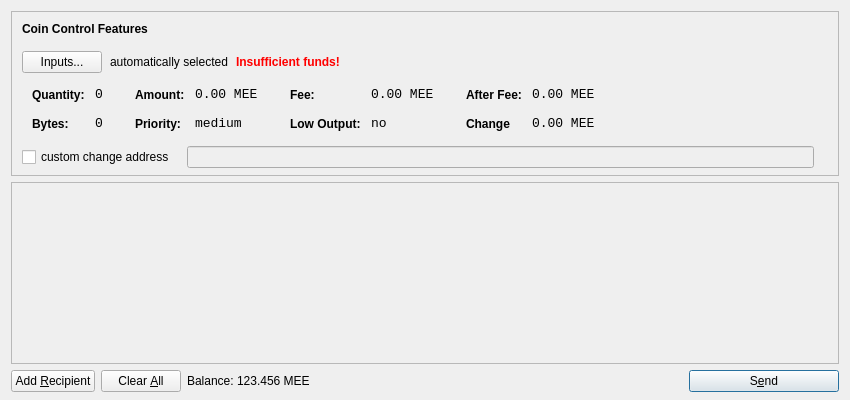
<?xml version="1.0" encoding="UTF-8"?>
<ui version="4.0">
 <class>SendCoinsDialog</class>
 <widget class="QDialog" name="SendCoinsDialog">
  <property name="geometry">
   <rect>
    <x>0</x>
    <y>0</y>
    <width>850</width>
    <height>400</height>
   </rect>
  </property>
  <property name="windowTitle">
   <string>Send Coins</string>
  </property>
  <layout class="QVBoxLayout" name="verticalLayout" stretch="0,1,0">
   <property name="bottomMargin">
    <number>8</number>
   </property>
   <item>
    <widget class="QFrame" name="frameCoinControl">
     <property name="sizePolicy">
      <sizepolicy hsizetype="Expanding" vsizetype="Expanding">
       <horstretch>0</horstretch>
       <verstretch>0</verstretch>
      </sizepolicy>
     </property>
     <property name="maximumSize">
      <size>
       <width>16777215</width>
       <height>16777215</height>
      </size>
     </property>
     <property name="frameShape">
      <enum>QFrame::StyledPanel</enum>
     </property>
     <property name="frameShadow">
      <enum>QFrame::Sunken</enum>
     </property>
     <layout class="QVBoxLayout" name="verticalLayoutCoinControl2">
      <property name="spacing">
       <number>-1</number>
      </property>
      <property name="leftMargin">
       <number>0</number>
      </property>
      <property name="topMargin">
       <number>0</number>
      </property>
      <property name="rightMargin">
       <number>0</number>
      </property>
      <property name="bottomMargin">
       <number>6</number>
      </property>
      <item>
       <layout class="QVBoxLayout" name="verticalLayoutCoinControl" stretch="0,0,0,0,1">
        <property name="spacing">
         <number>0</number>
        </property>
        <property name="leftMargin">
         <number>10</number>
        </property>
        <property name="topMargin">
         <number>10</number>
        </property>
        <item>
         <layout class="QHBoxLayout" name="horizontalLayoutCoinControl1">
          <property name="bottomMargin">
           <number>15</number>
          </property>
          <item>
           <widget class="QLabel" name="labelCoinControlFeatures">
            <property name="sizePolicy">
             <sizepolicy hsizetype="Preferred" vsizetype="Maximum">
              <horstretch>0</horstretch>
              <verstretch>0</verstretch>
             </sizepolicy>
            </property>
            <property name="font">
             <font>
              <weight>75</weight>
              <bold>true</bold>
             </font>
            </property>
            <property name="styleSheet">
             <string notr="true">font-weight:bold;</string>
            </property>
            <property name="text">
             <string>Coin Control Features</string>
            </property>
           </widget>
          </item>
         </layout>
        </item>
        <item>
         <layout class="QHBoxLayout" name="horizontalLayoutCoinControl2" stretch="0,0,0,0">
          <property name="spacing">
           <number>8</number>
          </property>
          <property name="bottomMargin">
           <number>10</number>
          </property>
          <item>
           <widget class="QPushButton" name="pushButtonCoinControl">
            <property name="styleSheet">
             <string notr="true"/>
            </property>
            <property name="text">
             <string>Inputs...</string>
            </property>
           </widget>
          </item>
          <item>
           <widget class="QLabel" name="labelCoinControlAutomaticallySelected">
            <property name="text">
             <string>automatically selected</string>
            </property>
            <property name="margin">
             <number>5</number>
            </property>
           </widget>
          </item>
          <item>
           <widget class="QLabel" name="labelCoinControlInsuffFunds">
            <property name="font">
             <font>
              <weight>75</weight>
              <bold>true</bold>
             </font>
            </property>
            <property name="styleSheet">
             <string notr="true">color:red;font-weight:bold;</string>
            </property>
            <property name="text">
             <string>Insufficient funds!</string>
            </property>
            <property name="margin">
             <number>5</number>
            </property>
           </widget>
          </item>
          <item>
           <spacer name="horizontalSpacerCoinControl">
            <property name="orientation">
             <enum>Qt::Horizontal</enum>
            </property>
            <property name="sizeHint" stdset="0">
             <size>
              <width>40</width>
              <height>1</height>
             </size>
            </property>
           </spacer>
          </item>
         </layout>
        </item>
        <item>
         <widget class="QWidget" name="widgetCoinControl" native="true">
          <property name="sizePolicy">
           <sizepolicy hsizetype="Preferred" vsizetype="Preferred">
            <horstretch>0</horstretch>
            <verstretch>0</verstretch>
           </sizepolicy>
          </property>
          <property name="minimumSize">
           <size>
            <width>0</width>
            <height>0</height>
           </size>
          </property>
          <property name="styleSheet">
           <string notr="true"/>
          </property>
          <layout class="QHBoxLayout" name="horizontalLayoutCoinControl5">
           <property name="margin">
            <number>0</number>
           </property>
           <item>
            <layout class="QHBoxLayout" name="horizontalLayoutCoinControl3" stretch="0,0,0,1">
             <property name="spacing">
              <number>20</number>
             </property>
             <property name="topMargin">
              <number>0</number>
             </property>
             <property name="bottomMargin">
              <number>10</number>
             </property>
             <item>
              <layout class="QFormLayout" name="formLayoutCoinControl1">
               <property name="horizontalSpacing">
                <number>10</number>
               </property>
               <property name="verticalSpacing">
                <number>14</number>
               </property>
               <property name="leftMargin">
                <number>10</number>
               </property>
               <property name="topMargin">
                <number>4</number>
               </property>
               <property name="rightMargin">
                <number>6</number>
               </property>
               <item row="0" column="0">
                <widget class="QLabel" name="labelCoinControlQuantityText">
                 <property name="styleSheet">
                  <string notr="true">font-weight:bold;</string>
                 </property>
                 <property name="text">
                  <string>Quantity:</string>
                 </property>
                 <property name="margin">
                  <number>0</number>
                 </property>
                </widget>
               </item>
               <item row="0" column="1">
                <widget class="QLabel" name="labelCoinControlQuantity">
                 <property name="font">
                  <font>
                   <family>Monospace</family>
                   <pointsize>10</pointsize>
                  </font>
                 </property>
                 <property name="cursor">
                  <cursorShape>IBeamCursor</cursorShape>
                 </property>
                 <property name="contextMenuPolicy">
                  <enum>Qt::ActionsContextMenu</enum>
                 </property>
                 <property name="text">
                  <string>0</string>
                 </property>
                 <property name="margin">
                  <number>0</number>
                 </property>
                 <property name="textInteractionFlags">
                  <set>Qt::LinksAccessibleByMouse|Qt::TextSelectableByKeyboard|Qt::TextSelectableByMouse</set>
                 </property>
                </widget>
               </item>
               <item row="1" column="0">
                <widget class="QLabel" name="labelCoinControlBytesText">
                 <property name="styleSheet">
                  <string notr="true">font-weight:bold;</string>
                 </property>
                 <property name="text">
                  <string>Bytes:</string>
                 </property>
                </widget>
               </item>
               <item row="1" column="1">
                <widget class="QLabel" name="labelCoinControlBytes">
                 <property name="font">
                  <font>
                   <family>Monospace</family>
                   <pointsize>10</pointsize>
                  </font>
                 </property>
                 <property name="cursor">
                  <cursorShape>IBeamCursor</cursorShape>
                 </property>
                 <property name="contextMenuPolicy">
                  <enum>Qt::ActionsContextMenu</enum>
                 </property>
                 <property name="text">
                  <string>0</string>
                 </property>
                 <property name="textInteractionFlags">
                  <set>Qt::LinksAccessibleByMouse|Qt::TextSelectableByKeyboard|Qt::TextSelectableByMouse</set>
                 </property>
                </widget>
               </item>
              </layout>
             </item>
             <item>
              <layout class="QFormLayout" name="formLayoutCoinControl2">
               <property name="horizontalSpacing">
                <number>10</number>
               </property>
               <property name="verticalSpacing">
                <number>14</number>
               </property>
               <property name="leftMargin">
                <number>6</number>
               </property>
               <property name="topMargin">
                <number>4</number>
               </property>
               <property name="rightMargin">
                <number>6</number>
               </property>
               <item row="0" column="0">
                <widget class="QLabel" name="labelCoinControlAmountText">
                 <property name="styleSheet">
                  <string notr="true">font-weight:bold;</string>
                 </property>
                 <property name="text">
                  <string>Amount:</string>
                 </property>
                 <property name="margin">
                  <number>0</number>
                 </property>
                </widget>
               </item>
               <item row="0" column="1">
                <widget class="QLabel" name="labelCoinControlAmount">
                 <property name="font">
                  <font>
                   <family>Monospace</family>
                   <pointsize>10</pointsize>
                  </font>
                 </property>
                 <property name="cursor">
                  <cursorShape>IBeamCursor</cursorShape>
                 </property>
                 <property name="contextMenuPolicy">
                  <enum>Qt::ActionsContextMenu</enum>
                 </property>
                 <property name="text">
                  <string notr="true">0.00 MEE</string>
                 </property>
                 <property name="textInteractionFlags">
                  <set>Qt::LinksAccessibleByMouse|Qt::TextSelectableByKeyboard|Qt::TextSelectableByMouse</set>
                 </property>
                </widget>
               </item>
               <item row="1" column="0">
                <widget class="QLabel" name="labelCoinControlPriorityText">
                 <property name="styleSheet">
                  <string notr="true">font-weight:bold;</string>
                 </property>
                 <property name="text">
                  <string>Priority:</string>
                 </property>
                </widget>
               </item>
               <item row="1" column="1">
                <widget class="QLabel" name="labelCoinControlPriority">
                 <property name="font">
                  <font>
                   <family>Monospace</family>
                   <pointsize>10</pointsize>
                  </font>
                 </property>
                 <property name="cursor">
                  <cursorShape>IBeamCursor</cursorShape>
                 </property>
                 <property name="contextMenuPolicy">
                  <enum>Qt::ActionsContextMenu</enum>
                 </property>
                 <property name="text">
                  <string>medium</string>
                 </property>
                 <property name="textInteractionFlags">
                  <set>Qt::LinksAccessibleByMouse|Qt::TextSelectableByKeyboard|Qt::TextSelectableByMouse</set>
                 </property>
                </widget>
               </item>
              </layout>
             </item>
             <item>
              <layout class="QFormLayout" name="formLayoutCoinControl3">
               <property name="horizontalSpacing">
                <number>10</number>
               </property>
               <property name="verticalSpacing">
                <number>14</number>
               </property>
               <property name="leftMargin">
                <number>6</number>
               </property>
               <property name="topMargin">
                <number>4</number>
               </property>
               <property name="rightMargin">
                <number>6</number>
               </property>
               <item row="0" column="0">
                <widget class="QLabel" name="labelCoinControlFeeText">
                 <property name="styleSheet">
                  <string notr="true">font-weight:bold;</string>
                 </property>
                 <property name="text">
                  <string>Fee:</string>
                 </property>
                 <property name="margin">
                  <number>0</number>
                 </property>
                </widget>
               </item>
               <item row="0" column="1">
                <widget class="QLabel" name="labelCoinControlFee">
                 <property name="font">
                  <font>
                   <family>Monospace</family>
                   <pointsize>10</pointsize>
                  </font>
                 </property>
                 <property name="cursor">
                  <cursorShape>IBeamCursor</cursorShape>
                 </property>
                 <property name="contextMenuPolicy">
                  <enum>Qt::ActionsContextMenu</enum>
                 </property>
                 <property name="text">
                  <string notr="true">0.00 MEE</string>
                 </property>
                 <property name="textInteractionFlags">
                  <set>Qt::LinksAccessibleByMouse|Qt::TextSelectableByKeyboard|Qt::TextSelectableByMouse</set>
                 </property>
                </widget>
               </item>
               <item row="1" column="0">
                <widget class="QLabel" name="labelCoinControlLowOutputText">
                 <property name="styleSheet">
                  <string notr="true">font-weight:bold;</string>
                 </property>
                 <property name="text">
                  <string>Low Output:</string>
                 </property>
                </widget>
               </item>
               <item row="1" column="1">
                <widget class="QLabel" name="labelCoinControlLowOutput">
                 <property name="font">
                  <font>
                   <family>Monospace</family>
                   <pointsize>10</pointsize>
                  </font>
                 </property>
                 <property name="cursor">
                  <cursorShape>IBeamCursor</cursorShape>
                 </property>
                 <property name="contextMenuPolicy">
                  <enum>Qt::ActionsContextMenu</enum>
                 </property>
                 <property name="text">
                  <string>no</string>
                 </property>
                 <property name="textInteractionFlags">
                  <set>Qt::LinksAccessibleByMouse|Qt::TextSelectableByKeyboard|Qt::TextSelectableByMouse</set>
                 </property>
                </widget>
               </item>
              </layout>
             </item>
             <item>
              <layout class="QFormLayout" name="formLayoutCoinControl4">
               <property name="horizontalSpacing">
                <number>10</number>
               </property>
               <property name="verticalSpacing">
                <number>14</number>
               </property>
               <property name="leftMargin">
                <number>6</number>
               </property>
               <property name="topMargin">
                <number>4</number>
               </property>
               <property name="rightMargin">
                <number>6</number>
               </property>
               <item row="0" column="0">
                <widget class="QLabel" name="labelCoinControlAfterFeeText">
                 <property name="styleSheet">
                  <string notr="true">font-weight:bold;</string>
                 </property>
                 <property name="text">
                  <string>After Fee:</string>
                 </property>
                 <property name="margin">
                  <number>0</number>
                 </property>
                </widget>
               </item>
               <item row="0" column="1">
                <widget class="QLabel" name="labelCoinControlAfterFee">
                 <property name="font">
                  <font>
                   <family>Monospace</family>
                   <pointsize>10</pointsize>
                  </font>
                 </property>
                 <property name="cursor">
                  <cursorShape>IBeamCursor</cursorShape>
                 </property>
                 <property name="contextMenuPolicy">
                  <enum>Qt::ActionsContextMenu</enum>
                 </property>
                 <property name="text">
                  <string notr="true">0.00 MEE</string>
                 </property>
                 <property name="textInteractionFlags">
                  <set>Qt::LinksAccessibleByMouse|Qt::TextSelectableByKeyboard|Qt::TextSelectableByMouse</set>
                 </property>
                </widget>
               </item>
               <item row="1" column="0">
                <widget class="QLabel" name="labelCoinControlChangeText">
                 <property name="styleSheet">
                  <string notr="true">font-weight:bold;</string>
                 </property>
                 <property name="text">
                  <string>Change</string>
                 </property>
                </widget>
               </item>
               <item row="1" column="1">
                <widget class="QLabel" name="labelCoinControlChange">
                 <property name="font">
                  <font>
                   <family>Monospace</family>
                   <pointsize>10</pointsize>
                  </font>
                 </property>
                 <property name="cursor">
                  <cursorShape>IBeamCursor</cursorShape>
                 </property>
                 <property name="contextMenuPolicy">
                  <enum>Qt::ActionsContextMenu</enum>
                 </property>
                 <property name="text">
                  <string notr="true">0.00 MEE</string>
                 </property>
                 <property name="textInteractionFlags">
                  <set>Qt::LinksAccessibleByMouse|Qt::TextSelectableByKeyboard|Qt::TextSelectableByMouse</set>
                 </property>
                </widget>
               </item>
              </layout>
             </item>
            </layout>
           </item>
          </layout>
         </widget>
        </item>
        <item>
         <layout class="QHBoxLayout" name="horizontalLayoutCoinControl4" stretch="0,0,0">
          <property name="spacing">
           <number>12</number>
          </property>
          <property name="sizeConstraint">
           <enum>QLayout::SetDefaultConstraint</enum>
          </property>
          <property name="topMargin">
           <number>5</number>
          </property>
          <property name="rightMargin">
           <number>5</number>
          </property>
          <item>
           <widget class="QCheckBox" name="checkBoxCoinControlChange">
            <property name="text">
             <string>custom change address</string>
            </property>
           </widget>
          </item>
          <item>
           <widget class="QLineEdit" name="lineEditCoinControlChange">
            <property name="enabled">
             <bool>false</bool>
            </property>
            <property name="sizePolicy">
             <sizepolicy hsizetype="Expanding" vsizetype="Fixed">
              <horstretch>0</horstretch>
              <verstretch>0</verstretch>
             </sizepolicy>
            </property>
           </widget>
          </item>
          <item>
           <widget class="QLabel" name="labelCoinControlChangeLabel">
            <property name="sizePolicy">
             <sizepolicy hsizetype="Preferred" vsizetype="Expanding">
              <horstretch>0</horstretch>
              <verstretch>0</verstretch>
             </sizepolicy>
            </property>
            <property name="minimumSize">
             <size>
              <width>0</width>
              <height>0</height>
             </size>
            </property>
            <property name="text">
             <string/>
            </property>
            <property name="margin">
             <number>3</number>
            </property>
           </widget>
          </item>
         </layout>
        </item>
        <item>
         <spacer name="verticalSpacerCoinControl">
          <property name="orientation">
           <enum>Qt::Vertical</enum>
          </property>
          <property name="sizeHint" stdset="0">
           <size>
            <width>800</width>
            <height>1</height>
           </size>
          </property>
         </spacer>
        </item>
       </layout>
      </item>
     </layout>
    </widget>
   </item>
   <item>
    <widget class="QScrollArea" name="scrollArea">
     <property name="widgetResizable">
      <bool>true</bool>
     </property>
     <widget class="QWidget" name="scrollAreaWidgetContents">
      <property name="geometry">
       <rect>
        <x>0</x>
        <y>0</y>
        <width>830</width>
        <height>165</height>
       </rect>
      </property>
      <layout class="QVBoxLayout" name="verticalLayout_2">
       <property name="margin">
        <number>0</number>
       </property>
       <item>
        <layout class="QVBoxLayout" name="entries">
         <property name="spacing">
          <number>6</number>
         </property>
        </layout>
       </item>
       <item>
        <spacer name="verticalSpacer">
         <property name="orientation">
          <enum>Qt::Vertical</enum>
         </property>
         <property name="sizeHint" stdset="0">
          <size>
           <width>20</width>
           <height>40</height>
          </size>
         </property>
        </spacer>
       </item>
      </layout>
     </widget>
    </widget>
   </item>
   <item>
    <layout class="QHBoxLayout" name="horizontalLayout">
     <item>
      <widget class="QPushButton" name="addButton">
       <property name="toolTip">
        <string>Send to multiple recipients at once</string>
       </property>
       <property name="text">
        <string>Add &amp;Recipient</string>
       </property>
       <property name="autoDefault">
        <bool>false</bool>
       </property>
      </widget>
     </item>
     <item>
      <widget class="QPushButton" name="clearButton">
       <property name="sizePolicy">
        <sizepolicy hsizetype="Minimum" vsizetype="Fixed">
         <horstretch>0</horstretch>
         <verstretch>0</verstretch>
        </sizepolicy>
       </property>
       <property name="toolTip">
        <string>Remove all transaction fields</string>
       </property>
       <property name="text">
        <string>Clear &amp;All</string>
       </property>
       <property name="autoRepeatDelay">
        <number>300</number>
       </property>
       <property name="autoDefault">
        <bool>false</bool>
       </property>
      </widget>
     </item>
     <item>
      <layout class="QHBoxLayout" name="horizontalLayout_2">
       <property name="spacing">
        <number>3</number>
       </property>
       <item>
        <widget class="QLabel" name="label">
         <property name="sizePolicy">
          <sizepolicy hsizetype="Preferred" vsizetype="Fixed">
           <horstretch>0</horstretch>
           <verstretch>0</verstretch>
          </sizepolicy>
         </property>
         <property name="text">
          <string>Balance:</string>
         </property>
        </widget>
       </item>
       <item>
        <widget class="QLabel" name="labelBalance">
         <property name="sizePolicy">
          <sizepolicy hsizetype="Preferred" vsizetype="Fixed">
           <horstretch>0</horstretch>
           <verstretch>0</verstretch>
          </sizepolicy>
         </property>
         <property name="cursor">
          <cursorShape>IBeamCursor</cursorShape>
         </property>
         <property name="text">
          <string notr="true">123.456 MEE</string>
         </property>
         <property name="textInteractionFlags">
          <set>Qt::LinksAccessibleByMouse|Qt::TextSelectableByKeyboard|Qt::TextSelectableByMouse</set>
         </property>
        </widget>
       </item>
      </layout>
     </item>
     <item>
      <spacer name="horizontalSpacer">
       <property name="orientation">
        <enum>Qt::Horizontal</enum>
       </property>
       <property name="sizeHint" stdset="0">
        <size>
         <width>40</width>
         <height>20</height>
        </size>
       </property>
      </spacer>
     </item>
     <item>
      <widget class="QPushButton" name="sendButton">
       <property name="minimumSize">
        <size>
         <width>150</width>
         <height>0</height>
        </size>
       </property>
       <property name="toolTip">
        <string>Confirm the send action</string>
       </property>
       <property name="text">
        <string>S&amp;end</string>
       </property>
       <property name="icon">
        <iconset resource="../bitcoin.qrc">
         <normaloff>:/icons/send</normaloff>:/icons/send</iconset>
       </property>
       <property name="default">
        <bool>true</bool>
       </property>
      </widget>
     </item>
    </layout>
   </item>
  </layout>
 </widget>
 <resources>
  <include location="../bitcoin.qrc"/>
 </resources>
 <connections/>
</ui>
